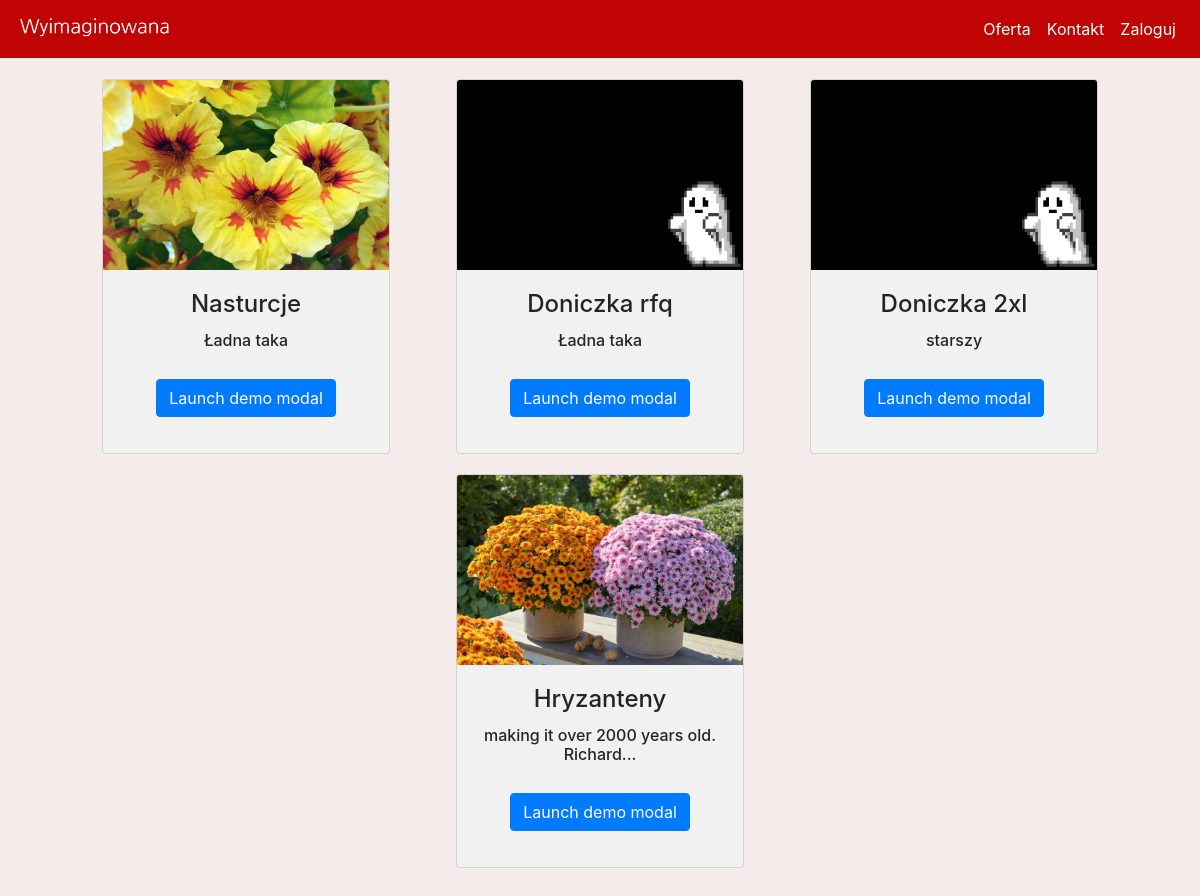
Page /oferta/Kwiaty/1 on the committed database.
### kwiaciarnia/models.py (models this page shows)
class Products(db.Model):
    id = db.Column(db.Integer(), primary_key=True)
    category = db.Column(db.Integer(), db.ForeignKey('product_category.id'))
    name = db.Column(db.String(), unique=True)
    description = db.Column(db.String())
    price = db.Column(db.Integer())

### kwiaciarnia/routes.py (the view)
@app.route('/oferta/<cat_name>/<id>')
def products(cat_name, id):
    products = Products.query.filter_by(category=id).all()
    products_category = Product_category.query.filter_by(name=cat_name).first()
    return render_template('products.html', products=products, products_category=products_category)

### kwiaciarnia/templates/products.html (shortened to what this page needs)
{% extends 'base.html' %}
{% block content %}
<div class="scrollmenu scrolly">
  {% for product in products %}
    <div class="card max-height padding-btm" style="width: 18rem;">
      {% if product.category == products_category.id %}
        <img class="card-img-top card-colour" src="/static/uploads/products/{{product.id}}.png" alt="{{product.name}}" onerror="this.onerror=null;this.src='/static/uploads/logo/logo.png';id='error'">
      {% endif %}
      <div class="card-body padding-btm">
        <h4 class="card-title">{{product.name}}</h4>
        <h6 class="card-text">{{product.description|truncate(50)}}</h6>
        <button type="button" class="btn btn-primary" data-toggle="modal" data-target="#exampleModalLong">
          Launch demo modal
        </button>
      </div>
    </div>
  {% endfor %}
</div>
{% endblock %}

### kwiaciarnia/static/styles/main.css (style rules this page uses)
body { background-color: #f5ebeb; }
.scrolly { display: flex; flex-wrap: wrap; padding: 5px; }
.scrolly > div { background-color: #f1f1f1; width: 100px; margin: 10px; text-align: center; line-height: 75px; font-size: 30px; margin-left: auto; margin-right: auto; }
.card-img-top { width: 286px; height: 190px; }

### rows in the picture
Products: shows a picture, name "Nasturcje", description "Ładna taka"
Products: name "Doniczka rfq", description "Ładna taka"
Products: name "Doniczka 2xl", description "starszy"
Products: shows a picture, name "Hryzanteny", description "making it over 2000 years old. Richard..."
